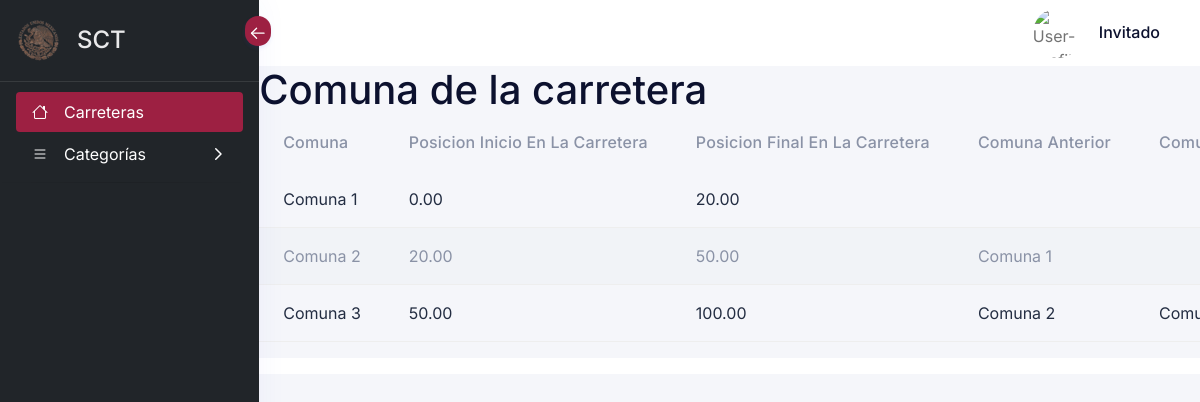
Before: /?view=comuna&opt=comuna&Comuna=Tramo 1 with the older database file.
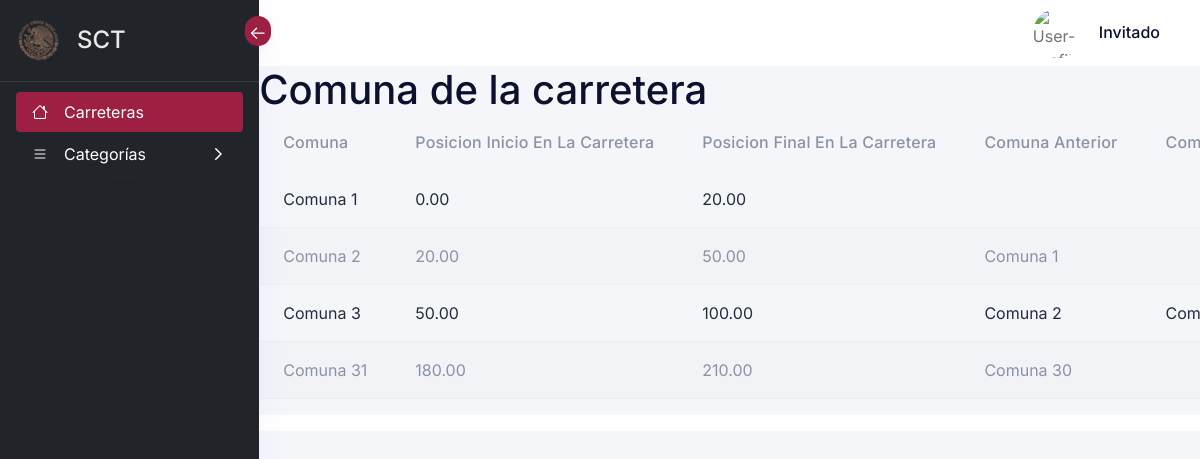
After: the same page with the newer database file.
### tables this page shows
CREATE TABLE comunas (
    id_Comuna INT AUTO_INCREMENT PRIMARY KEY,
    Nombre VARCHAR(255) NOT NULL,
    Kilometros DECIMAL(10, 2) NOT NULL,
    Pos_Inicio DECIMAL(10, 2) NOT NULL,
    Pos_Final DECIMAL(10, 2) NOT NULL,
    Tramo_id INT,
    Comuna_Anterior INT,
    Comuna_Posterior INT,
    status int default 1,
    FOREIGN KEY (Tramo_id) REFERENCES tramos(id_Tramo),
    FOREIGN KEY (Comuna_Anterior) REFERENCES comunas(id_Comuna),
    FOREIGN KEY (Comuna_Posterior) REFERENCES comunas(id_Comuna)
);

### core/controller/Model.php (called while the page is built, shortened)
<?php
class Model {
	public static function exists($modelname){
		$fullpath = self::getFullpath($modelname);
		$found=false;
		if(file_exists($fullpath)){
			$found = true;
		}
		return $found;
	}
	public static function getFullpath($modelname){
		return "core/app/model/".$modelname.".php";
	}
	public static function many($query,$aclass){
		$cnt = 0;
		$array = array();
		while($r = $query->fetch_array()){
			$array[$cnt] = new $aclass;
			$cnt2=1;
			foreach ($r as $key => $v) {
				if($cnt2>0 && $cnt2%2==0){
					$array[$cnt]->$key = $v;
				}
				$cnt2++;
			}
			$cnt++;
		}
		return $array;
	}
}
?>

### core/controller/Executor.php (called while the page is built, shortened)
<?php
class Executor {
	public static function doit($sql){
		$con = Database::getCon();
		return array($con->query($sql),$con->insert_id);
	}
}
?>

### core/app/model/ComunaData.php (called while the page is built, shortened)
<?php
class ComunaData extends Extra{
	public static function getByTramo($Tramo)
	{
        $sql = "select
            c.id_Comuna,
            c.Nombre AS Nombre_Comuna,
            c.Pos_Inicio,
            c.Pos_Final,
            c.Kilometros AS Kilometros,
            ca.Nombre AS Comuna_Anterior,
            cp.Nombre AS Comuna_Posterior
            FROM
                comunas c
            JOIN
                tramos t ON t.id_Tramo = c.Tramo_id
            LEFT JOIN
                comunas ca ON c.Comuna_Anterior = ca.id_Comuna
            LEFT JOIN
                comunas cp ON c.Comuna_Posterior = cp.id_Comuna
            WHERE
                t.Nombre = '$Tramo' and c.status=1";
		$query = Executor::doit($sql);
		return Model::many($query[0],new ComunaData());
	}
}
?>

### core/controller/Layout.php (called while the page is built)
<?php
class Module {
	public static function loadLayout(){
		include "core/app/layouts/layout.php";
	}
}
?>

### core/controller/Lb.php (called while the page is built, shortened)
<?php
class Lb {
	public function start(){
		include "core/app/init.php";
	}
}
?>

### index.php (called while the page is built, shortened)
<?php
$lb = new Lb();
$lb->start();
?>

### core/app/view/comuna-view.php (the view, shortened to what this page needs)
<?php
    if(isset($_GET["opt"]) && $_GET["opt"] == "comuna"){
			$comuna = ComunaData::getByTramo($_GET['Comuna']);
			$found = false;
			if($comuna!=null){
					$found=true;
			}
if($found){
?>
<p class="h1">Comuna de la carretera</p>
<div class="bd-example table-responsive">
        <table class="table table-striped">
            <thead>
            <tr>
                <th scope="col">Comuna</th>
                <th scope="col">Posicion inicio en la carretera</th>
                <th scope="col">Posicion final en la carretera</th>
                <th scope="col">Comuna anterior</th>
                <th scope="col">Comuna posterior</th>
            </tr>
            </thead>
            <tbody>
            <?php
		        foreach ($comuna as $key => $row) {
		    ?>
            <tr>
                <td><?php echo $row->Nombre_Comuna; ?></td>
                <td><?php echo $row->Pos_Inicio; ?></td>
                <td><?php echo $row->Pos_Final; ?></td>
                <td><?php echo $row->Comuna_Anterior; ?></td>
                <td><?php echo $row->Comuna_Posterior; ?></td>
            </tr>
            <?php
                }
            ?>
            </tbody>
        </table>
</div>
<?php
}
    }
?>

Changed rows visible on the page:
added comunas: Nombre "Comuna 31", Pos_Inicio "180.00", Pos_Final "210.00", Comuna_Anterior.Nombre "Comuna 30"
